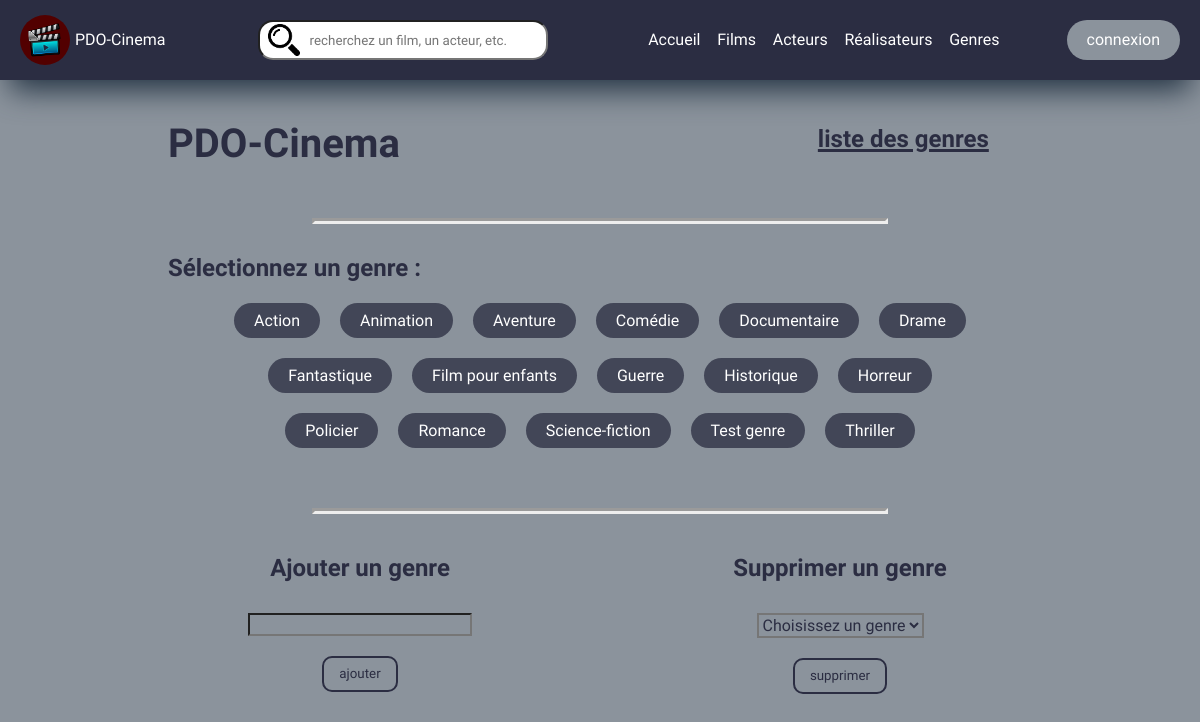
/index.php?action=listGenres, run on an earlier commit of the app's database.
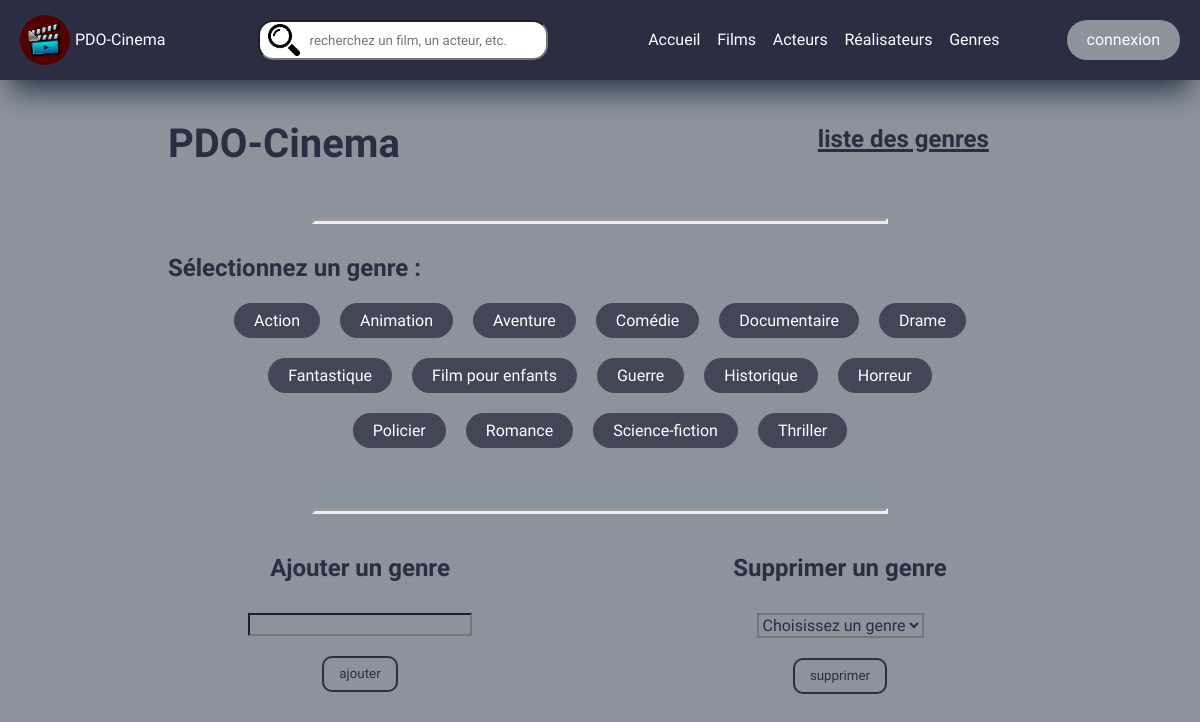
And on a later commit of the database.
### tables this page shows
CREATE TABLE IF NOT EXISTS `genre` (
  `id_genre` int NOT NULL AUTO_INCREMENT,
  `nom_genre` varchar(50) NOT NULL,
  PRIMARY KEY (`id_genre`)
);

### controller/GenresController.php (called while the page is built, shortened)
<?php
class GenresController {
  public function listGenres() {
    $pdo = Connect::seConnecter();
    $requeteGenres = $pdo->query("
    SELECT * FROM genre
    ORDER BY nom_genre
    ");
    require "view/listGenres.php";
  }
}

### view/listGenres.php (the view, shortened to what this page needs)
<?php ob_start();
$listGenres = $requeteGenres->fetchAll();
?>
<p class="subtitle">Sélectionnez un genre :</p>
<ul id="genres-list">
  <?php foreach($listGenres as $genre){ ?>
  <li class="genre-card">
    <a href="index.php?action=filmsGenre&id=<?= $genre["id_genre"] ?>">
      <?= $genre["nom_genre"]; ?>
    </a>
  </li>
  <?php } ?>
</ul>
<hr>
<section id="formsGenre">
  <form id="addGenre" action="index.php?action=ajouterGenre" method="post">
    <label for="nom_genre" class="subtitle"> Ajouter un genre </label>
    <input type="text" name="nom_genre" id="nom_genre">
    <input type="submit" value="ajouter" class="buttonForm" />
  </form>
  <form id="removeGenre" class="divWarning" action="index.php?action=supprimerGenre" method="post">
    <label for="genre" class="subtitle"> Supprimer un genre </label>
    <select name="genre" class="warner" id="genres-select">
      <option selected="true" value="" disabled="disabled">
        Choisissez un genre
      </option>
    </select>
    <input type="submit" value="supprimer" class="buttonForm" />
  </form>
</section>
<?php
require "templates/template.php";

What changed in the data, as far as the page shows it:
removed genre: nom_genre "Test genre"
